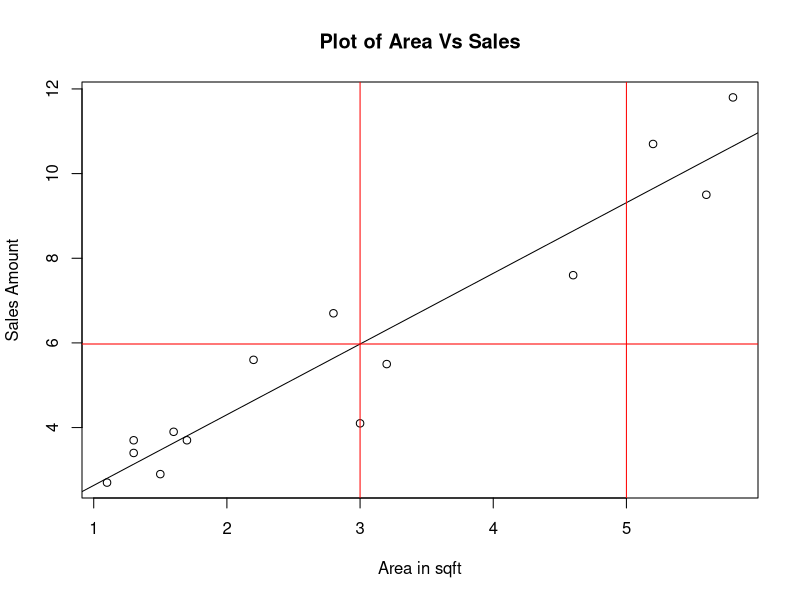
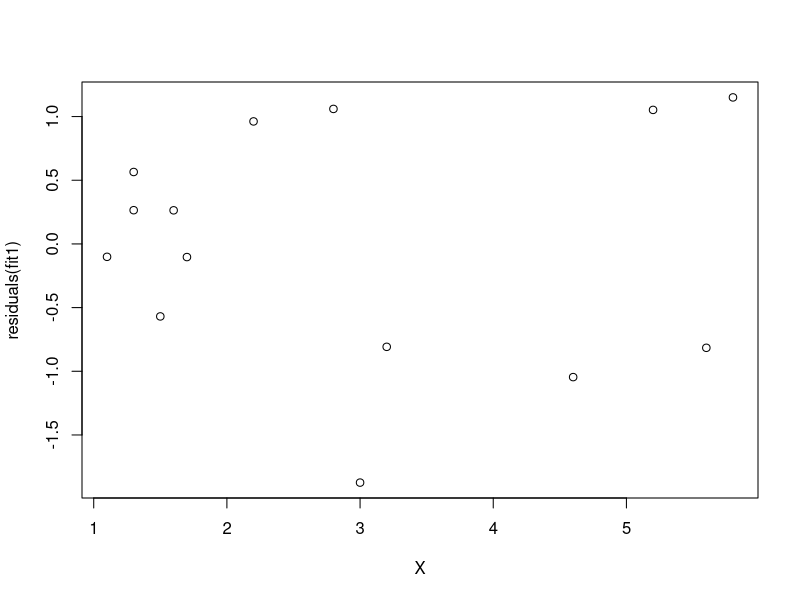
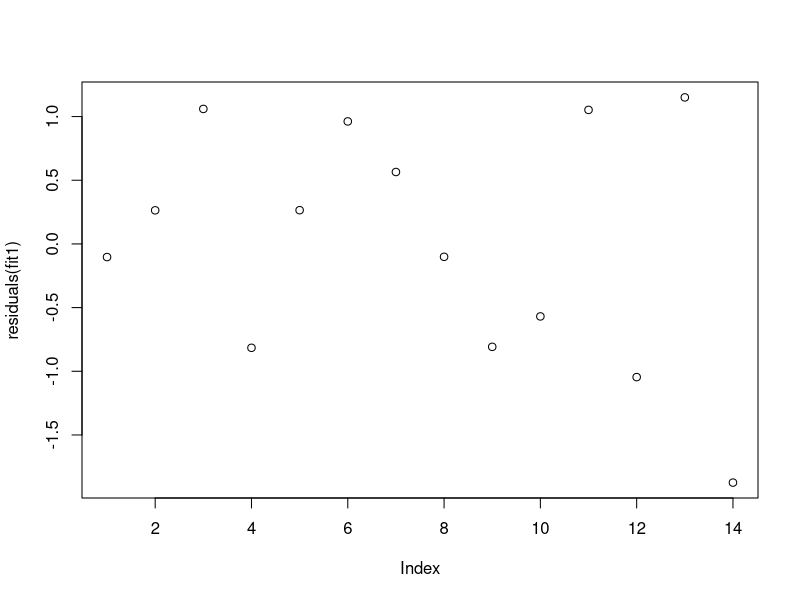
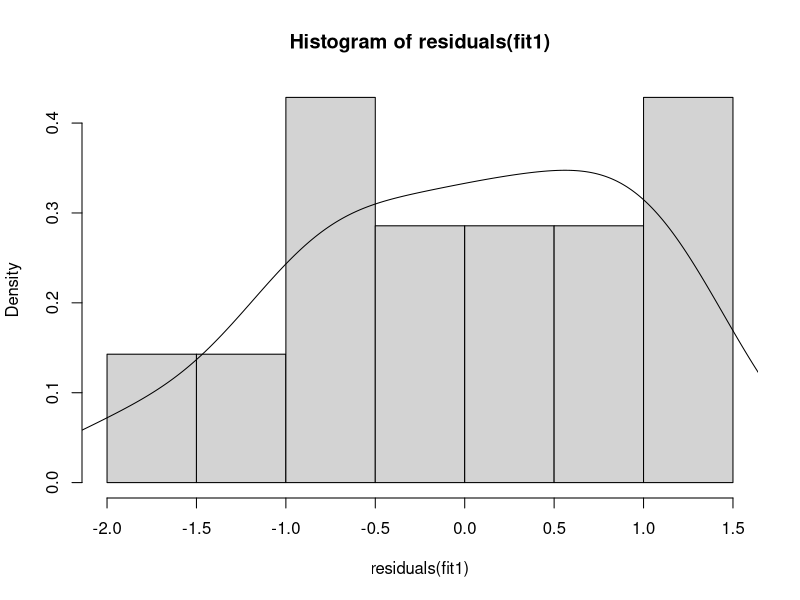
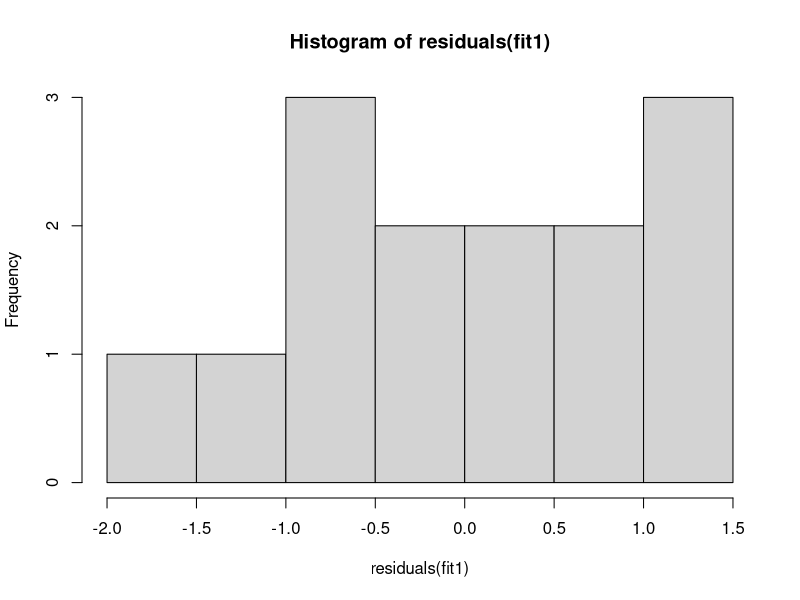
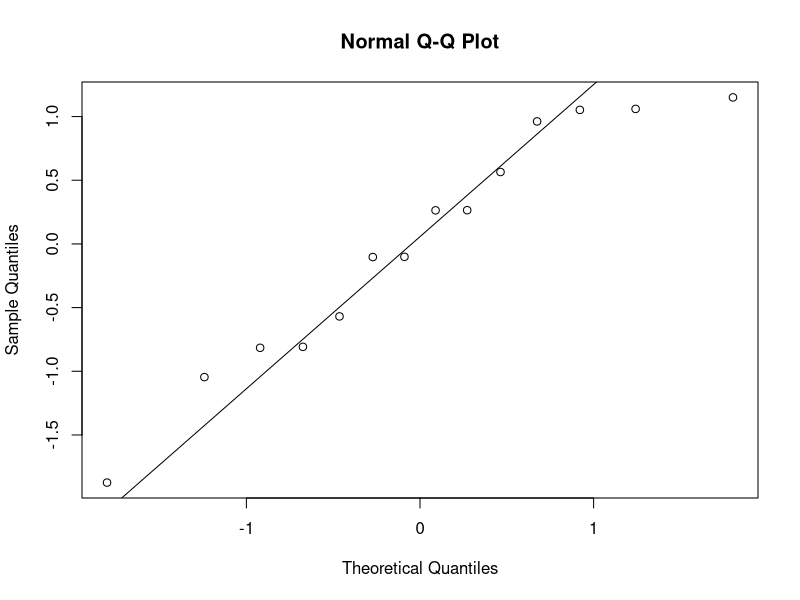
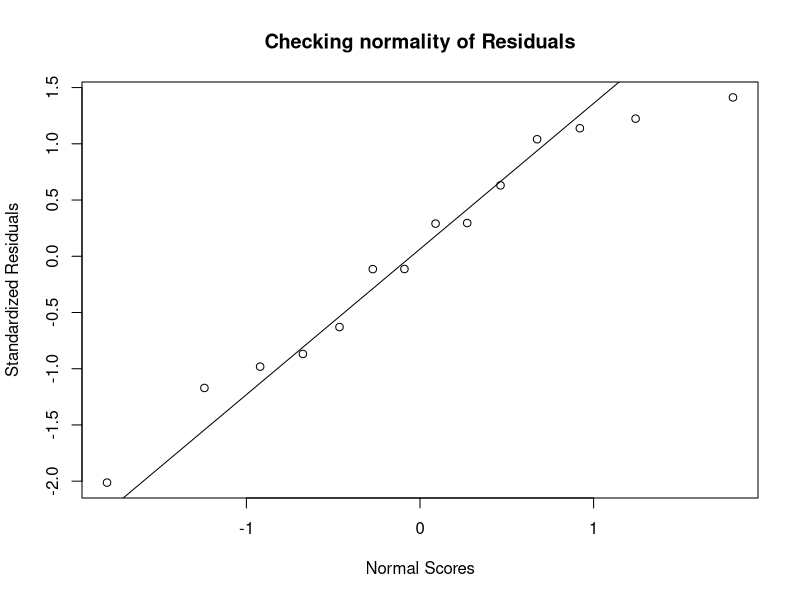
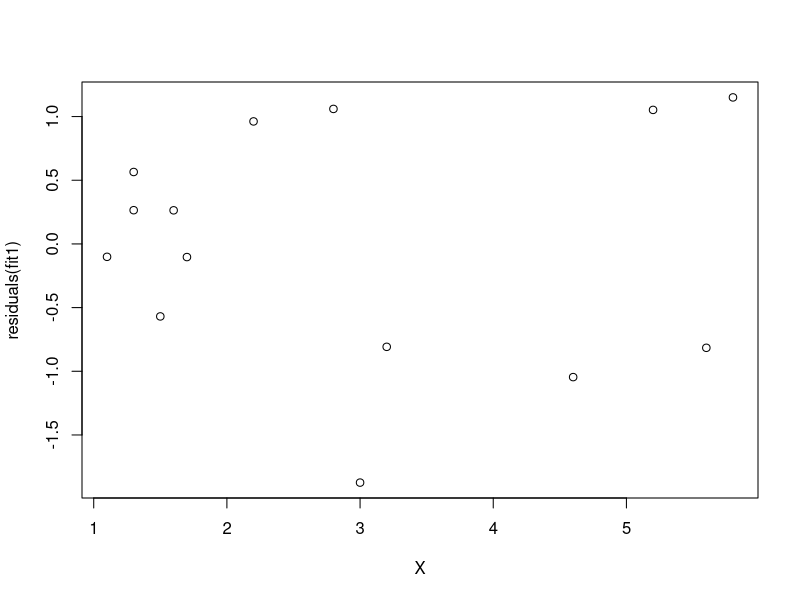

Generate these figures, in order, with R:
# Regression : Areas vs Sales
#X -is area, Y- sqft; Find relationship betn X & Y
X = c(1.7,1.6,2.8,5.6,1.3,2.2, 1.3,1.1,3.2,1.5,5.2,4.6,5.8,3 )
Y = c(3.7,3.9,6.7,9.5,3.4,5.6,3.7,2.7,5.5,2.9,10.7,7.6,11.8,4.1 )
X
Y

#import from ggsheet
#area1 = "https://docs.google.com/spreadsheets/d/1qLHa5qFTyWacta8F-IGo6J3Zpf-BVR9OrlqONuJDqYc/edit#gid=2023826519"
#df2 = as.data.frame(gsheet::gsheet2tbl(area1))
#str(df2)
#head(df2)

# Use Vector Data for this example
mean(X); mean(Y)
sum(X); sum(Y)
cov(X,Y); cov(Y,X)
cor(X,Y) ; cor(Y,X)
cor.test(X,Y)
plot(X,Y,xlab='Area in sqft', ylab='Sales Amount', type='p', main='Plot of Area Vs Sales')
abline(lm(Y ~ X))
abline(v=c(3,5),h=5.9742, col='red')
df1 = data.frame(X,Y)
head(df1)


#Model
fit1 = lm(Y ~ X, data=df1)
fit1
summary(fit1)
#residuals-> difference between predictive value and actual values of y
#predictive's Y - > Y = 0.9645 + 1.6699*x
#we have to minimize the residuals
#R-squared gives the %age of variance of Y is explained by X
#Adjusted R-squared penalises y
#F- statistic with P valus is less than .05 then we say it is a significant model
#and atleast there is anyone of the independent variable which is related to y
names(fit1)

coef(fit1)[2]
# Predictions
(Y = 0.9645 + 1.6699 * 4)  # for X=4
(Y=coef(fit1)[1]+coef(fit1)[2]*4)

#predictive value
fitted(fit1)
cbind(df1,fitted(fit1))
range(X)
new1 = data.frame(X=c(1,2,3,4,5))
#newdata is a keyword
predict(fit1, newdata= new1)

#df1$predict = predict(fit1, newdata= new2)
df1$predict = fitted(fit1)
head(df1)

#Variation
(SSE = sum((df1$Y - df1$predict)^2))
(SSR = sum((df1$predict - mean(df1$Y))^2))
#11.2 + 105.74
(SST = sum((df1$Y - mean(df1$Y))^2))

anova(fit1)

(r2 = SSR/SST)
summary(fit1)$r.squared


summary(fit1)$sigma
summary(fit1)
anova(fit1)
qt(0.95+.025, 14-2)


#Assumption : Graphical Analysis
# Linearity
plot(x=X, y=residuals(fit1))#testing the linearity 
#and if there is no  pattern of increase and decrease of point i.e scatter then it is linear
plot(residuals(fit1))
car::durbinWatsonTest(fit1)#independence of error
#if value of D-W statstic is near to 2 then there is no auto-co-relation
#if more than 2 then neagtive co-relation and if less than then +ve co-relation 

#Normality
hist(residuals(fit1), freq=F)
lines(density(residuals(fit1)))

(h=hist(residuals(fit1)))
names(h)
cbind(h$breaks, h$counts)

#
qqnorm(residuals(fit1))
qqline(residuals(fit1))
#IF LINES PASS THROUGH ALL THE POINTS THEN IT IS STANDERED 

residuals(fit1)
rstandard(fit1)
sales.stdres = rstandard(fit1)
qqnorm(sales.stdres, ylab="Standardized Residuals", xlab="Normal Scores", main="Checking normality of Residuals") 
qqline(sales.stdres)

stem(residuals(fit1))

#Equal Variance
plot(y=residuals(fit1), x=X)
#AS THE POINT IS SCATTERED IN THE RANGE THEN IT IS EQUAL VARIANCE AND IF IT IS 
#LIKE A FUNNEL THEN IT IS NOT A EQUAL VARIA

#Outlier Analysis
df1
df1[14,]
df1$Y
residuals(fit1)
boxplot( df1$Y, df1$predict, residuals(fit1), names=c('Y','predictY', 'Residuals'))
abline(h=c(4.1, 5.97, -1.87))
boxplot(residuals(fit1), names=c('Residuals'))
identify(rep(1, length(residuals(fit1))), residuals(fit1), labels = seq_along(residuals(fit1)))

car::outlierTest(fit1)
df1[14,]

car::outlierTest(lm(Y ~ X, data=df1[-14,]))

